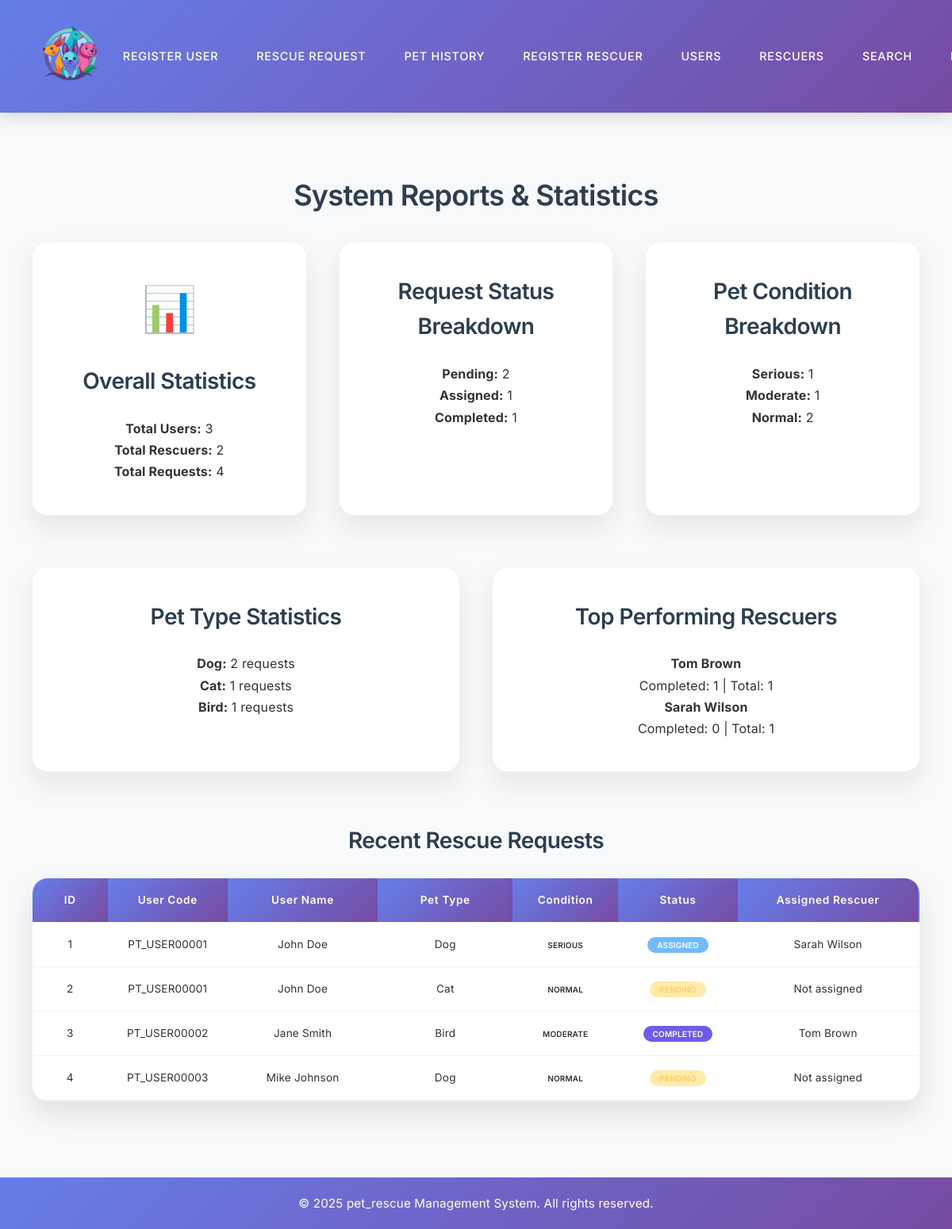
The app's page /reports.php with its own data.
### tables this page shows
CREATE TABLE rescue_requests (
    id INT AUTO_INCREMENT PRIMARY KEY,
    user_id INT NOT NULL,
    pet_type VARCHAR(50) NOT NULL,
    pet_condition ENUM('Normal', 'Moderate', 'Serious') NOT NULL,
    location VARCHAR(255) NOT NULL,
    situation_description TEXT NOT NULL,
    additional_note TEXT,
    donation_amount DECIMAL(10,2) NULL,
    status ENUM('Pending', 'Assigned', 'Approved', 'Completed') DEFAULT 'Pending',
    assigned_rescuer_id INT NULL,
    assigned_at DATETIME NULL,
    approved BOOLEAN DEFAULT FALSE,
    post_health_condition TEXT NULL,
    created_at DATETIME DEFAULT CURRENT_TIMESTAMP,
    updated_at DATETIME DEFAULT CURRENT_TIMESTAMP ON UPDATE CURRENT_TIMESTAMP,
    FOREIGN KEY (user_id) REFERENCES users(id) ON DELETE CASCADE,
    FOREIGN KEY (assigned_rescuer_id) REFERENCES rescuers(id) ON DELETE SET NULL,
    INDEX idx_user_id (user_id),
    INDEX idx_status (status),
    INDEX idx_assigned_rescuer (assigned_rescuer_id),
    INDEX idx_created_at (created_at)
);

CREATE TABLE users (
    id INT AUTO_INCREMENT PRIMARY KEY,
    user_code VARCHAR(20) UNIQUE NOT NULL,
    name VARCHAR(100) NOT NULL,
    phone VARCHAR(20) UNIQUE NOT NULL,
    created_at DATETIME DEFAULT CURRENT_TIMESTAMP,
    updated_at DATETIME DEFAULT CURRENT_TIMESTAMP ON UPDATE CURRENT_TIMESTAMP,
    INDEX idx_user_code (user_code),
    INDEX idx_phone (phone)
);

CREATE TABLE rescuers (
    id INT AUTO_INCREMENT PRIMARY KEY,
    name VARCHAR(100) NOT NULL,
    nid VARCHAR(50) NOT NULL,
    phone VARCHAR(20) NOT NULL,
    created_at DATETIME DEFAULT CURRENT_TIMESTAMP,
    updated_at DATETIME DEFAULT CURRENT_TIMESTAMP ON UPDATE CURRENT_TIMESTAMP,
    INDEX idx_nid (nid),
    INDEX idx_phone (phone)
);

### reports.php (the view, shortened to what this page needs)
<?php
try {
    $pdo = getDB();
    $stmt = $pdo->query("SELECT COUNT(*) as count FROM users");
    $totalUsers = $stmt->fetch()['count'];
    $stmt = $pdo->query("SELECT COUNT(*) as count FROM rescuers");
    $totalRescuers = $stmt->fetch()['count'];
    $stmt = $pdo->query("SELECT COUNT(*) as count FROM rescue_requests");
    $totalRequests = $stmt->fetch()['count'];
    $stmt = $pdo->query("
        SELECT status, COUNT(*) as count
        FROM rescue_requests
        GROUP BY status
        ORDER BY FIELD(status, 'Pending', 'Assigned', 'Approved', 'Completed')
    ");
    $statusStats = $stmt->fetchAll();
    $stmt = $pdo->query("
        SELECT pet_condition, COUNT(*) as count
        FROM rescue_requests
        GROUP BY pet_condition
        ORDER BY FIELD(pet_condition, 'Serious', 'Moderate', 'Normal')
    ");
    $conditionStats = $stmt->fetchAll();
    $stmt = $pdo->query("
        SELECT pet_type, COUNT(*) as count
        FROM rescue_requests
        GROUP BY pet_type
        ORDER BY count DESC
    ");
    $petTypeStats = $stmt->fetchAll();
    $stmt = $pdo->query("
        SELECT rr.*, u.user_code, u.name as user_name, r.name as rescuer_name
        FROM rescue_requests rr
        LEFT JOIN users u ON rr.user_id = u.id
        LEFT JOIN rescuers r ON rr.assigned_rescuer_id = r.id
        ORDER BY rr.created_at DESC
        LIMIT 10
    ");
    $recentRequests = $stmt->fetchAll();
    $stmt = $pdo->query("
        SELECT r.name, r.phone, COUNT(rr.id) as total_rescues,
               COUNT(CASE WHEN rr.status = 'Completed' THEN 1 END) as completed_rescues
        FROM rescuers r
        LEFT JOIN rescue_requests rr ON r.id = rr.assigned_rescuer_id
        GROUP BY r.id
        HAVING total_rescues > 0
        ORDER BY completed_rescues DESC, total_rescues DESC
        LIMIT 5
    ");
    $topRescuers = $stmt->fetchAll();
} catch (Exception $e) {
    $error_message = "Error generating reports: " . $e->getMessage();
}
include 'includes/header.php';
?>
<h2>System Reports & Statistics</h2>
<div class="info-cards">
    <div class="info-card">
        <div class="card-icon">📊</div>
        <h3>Overall Statistics</h3>
        <p><strong>Total Users:</strong> <?php echo $totalUsers; ?></p>
        <p><strong>Total Rescuers:</strong> <?php echo $totalRescuers; ?></p>
        <p><strong>Total Requests:</strong> <?php echo $totalRequests; ?></p>
    </div>
    <div class="info-card">
        <h3>Request Status Breakdown</h3>
        <?php foreach ($statusStats as $stat): ?>
            <p><strong><?php echo $stat['status']; ?>:</strong> <?php echo $stat['count']; ?></p>
        <?php endforeach; ?>
    </div>
    <div class="info-card">
        <h3>Pet Condition Breakdown</h3>
        <?php foreach ($conditionStats as $stat): ?>
            <p><strong><?php echo $stat['pet_condition']; ?>:</strong> <?php echo $stat['count']; ?></p>
        <?php endforeach; ?>
    </div>
</div>
<div class="info-cards">
    <div class="info-card">
        <h3>Pet Type Statistics</h3>
        <?php foreach ($petTypeStats as $stat): ?>
            <p><strong><?php echo $stat['pet_type']; ?>:</strong> <?php echo $stat['count']; ?> requests</p>
        <?php endforeach; ?>
    </div>
    <div class="info-card">
        <h3>Top Performing Rescuers</h3>
        <?php if (empty($topRescuers)): ?>
            <p>No rescuer assignments yet.</p>
        <?php else: ?>
            <?php foreach ($topRescuers as $rescuer): ?>
                <p><strong><?php echo htmlspecialchars($rescuer['name']); ?></strong><br>
                   Completed: <?php echo $rescuer['completed_rescues']; ?> |
                   Total: <?php echo $rescuer['total_rescues']; ?>
                </p>
            <?php endforeach; ?>
        <?php endif; ?>
    </div>
</div>
<h3>Recent Rescue Requests</h3>
<div class="table-container">
    <table class="table">
        <thead>
            <tr>
                <th>ID</th>
                <th>User Code</th>
                <th>User Name</th>
                <th>Pet Type</th>
                <th>Condition</th>
                <th>Status</th>
                <th>Assigned Rescuer</th>
                <th>Created</th>
            </tr>
        </thead>
        <tbody>
            <?php if (empty($recentRequests)): ?>
                <tr>
                    <td colspan="8" class="text-center">No requests found.</td>
                </tr>
            <?php else: ?>
                <?php foreach ($recentRequests as $request): ?>
                    <tr>
                        <td><?php echo $request['id']; ?></td>
                        <td><?php echo htmlspecialchars($request['user_code']); ?></td>
                        <td><?php echo htmlspecialchars($request['user_name']); ?></td>
                        <td><?php echo htmlspecialchars($request['pet_type']); ?></td>
                        <td>
                            <span class="status-badge status-<?php echo strtolower($request['pet_condition']); ?>">
                                <?php echo $request['pet_condition']; ?>
                            </span>
                        </td>
                        <td>
                            <span class="status-badge status-<?php echo strtolower($request['status']); ?>">
                                <?php echo $request['status']; ?>
                            </span>
                        </td>
                        <td><?php echo $request['rescuer_name'] ? htmlspecialchars($request['rescuer_name']) : 'Not assigned'; ?></td>
                        <td><?php echo date('M j, Y', strtotime($request['created_at'])); ?></td>
                    </tr>
                <?php endforeach; ?>
            <?php endif; ?>
        </tbody>
    </table>
</div>
<?php include 'includes/footer.php'; ?>

### includes/header.php (shortened to what this page needs)
<!DOCTYPE html>
<html lang="en">
<head>
    <link rel="stylesheet" href="css/styles.css">
</head>
<body>
    <header class="sticky-header">
        <nav class="nav-container">
            <div class="logo">
                <a href="index.php">
                    <img src="uploads/logo_animal.png" alt="Animal Rescue" style="height: 70px; width: auto;">
                </a>
            </div>
            <div class="nav-menu" id="nav-menu">
                <a href="register-user.php" class="nav-link">Register User</a>
                <a href="new-rescue-request.php" class="nav-link">Rescue Request</a>
                <a href="pet-history.php" class="nav-link">Pet History</a>
                <a href="register-rescuer.php" class="nav-link">Register Rescuer</a>
                <a href="users.php" class="nav-link">Users</a>
                <a href="rescuers.php" class="nav-link">Rescuers</a>
                <a href="search.php" class="nav-link">Search</a>
                <a href="reports.php" class="nav-link">Reports</a>
            </div>
        </nav>
    </header>
    <main class="main-content">

### includes/footer.php (shortened to what this page needs)
    </main>
    <footer class="footer">
        <div class="footer-content">
            <p>&copy; 2025 pet_rescue Management System. All rights reserved.</p>
        </div>
    </footer>
</body>
</html>

### css/styles.css (style rules this page uses)
* { margin: 0; padding: 0; box-sizing: border-box; }
body { font-family: 'Inter', -apple-system, BlinkMacSystemFont, 'Segoe UI', Roboto, Oxygen, Ubuntu, Cantarell, sans-serif; font-weight: 400; line-height: 1.6; color: #333; background-color: #f8f9fa; margin-top: 80px; padding-top: 90px; letter-spacing: 0.01em; }
h1, h2, h3, h4, h5, h6 { color: #2c3e50; margin-bottom: 1.5rem; font-weight: 600; letter-spacing: -0.02em; text-align: center; }
h2 { font-size: 2.25rem; font-weight: 600; margin-bottom: 1.75rem; }
h3 { font-size: 1.75rem; font-weight: 600; margin-bottom: 1.5rem; }
p, li, td, th { font-weight: 400; line-height: 1.7; }
.sticky-header { position: fixed; top: 0; left: 0; right: 0; background: linear-gradient(135deg, #667eea 0%, #764ba2 100%); box-shadow: 0 4px 20px rgba(0,0,0,0.15); z-index: 1000; padding: 0.75rem 0; }
.nav-container { display: flex; justify-content: space-between; align-items: center; padding: 1.25rem 2.5rem; max-width: 1400px; margin: 0 auto; }
.logo { display: flex; align-items: center; }
.logo img { height: 40px; width: auto; transition: all 0.3s ease; }
.nav-menu { display: flex; gap: 0.5rem; align-items: center; flex-wrap: nowrap; white-space: nowrap; }
.nav-link { color: white; text-decoration: none; padding: 0.75rem 1.25rem; border-radius: 25px; transition: all 0.3s ease; font-weight: 500; font-size: 0.9rem; text-transform: uppercase; letter-spacing: 0.05em; white-space: nowrap; }
.main-content { min-height: calc(100vh - 180px); padding: 3rem 2.5rem; max-width: 1400px; margin: 0 auto; }
.info-cards { display: grid; grid-template-columns: repeat(auto-fit, minmax(320px, 1fr)); gap: 2.5rem; margin-bottom: 4rem; }
.info-card { background: white; padding: 2.5rem; border-radius: 20px; box-shadow: 0 15px 35px rgba(0,0,0,0.08); text-align: center; transition: all 0.3s ease; border: 1px solid rgba(0,0,0,0.05); }
.card-icon { font-size: 3.5rem; margin-bottom: 1.5rem; }
.table-container { background: white; border-radius: 20px; overflow-x: auto; overflow-y: visible; box-shadow: 0 15px 35px rgba(0,0,0,0.1); margin-bottom: 3rem; border: 1px solid rgba(0,0,0,0.05); }
.table { width: 100%; min-width: 1400px; border-collapse: collapse; table-layout: fixed; }
.table th { padding: 16px 12px; text-align: center; border-bottom: 1px solid #f1f3f4; vertical-align: top; hyphens: auto; font-size: 0.85rem; }
.table td { padding: 16px 12px; text-align: center; border-bottom: 1px solid #f1f3f4; vertical-align: top; hyphens: auto; font-size: 0.85rem; }
.table th { background: linear-gradient(135deg, #667eea 0%, #764ba2 100%); color: white; font-weight: 600; font-size: 0.85rem; text-transform: capitalize; letter-spacing: 0.05em; text-align: center; position: sticky; top: 0; z-index: 10; padding: 16px 12px; min-width: fit-content; }
.table tbody tr { transition: all 0.2s ease; }
.table td:nth-child(7), .table td:nth-child(8), .table td:nth-child(11) { white-space: normal; max-width: 200px; word-wrap: break-word; }
.table th:nth-child(1), .table td:nth-child(1) { width: 5%; }
.table th:nth-child(2), .table td:nth-child(2) { width: 8%; }
.table th:nth-child(3), .table td:nth-child(3) { width: 10%; }
.table th:nth-child(4), .table td:nth-child(4) { width: 9%; }
.table th:nth-child(5), .table td:nth-child(5) { width: 7%; }
.table th:nth-child(6), .table td:nth-child(6) { width: 8%; }
.table th:nth-child(7), .table td:nth-child(7) { width: 12%; }
.table th:nth-child(8), .table td:nth-child(8) { width: 15%; }
.status-badge { padding: 4px 12px; border-radius: 20px; font-size: 10px; font-weight: 600; text-transform: uppercase; }
.status-pending { background-color: #ffeaa7; color: #fdcb6e; }
.status-assigned { background-color: #74b9ff; color: white; }
.status-completed { background-color: #6c5ce7; color: white; }
.footer { background: linear-gradient(135deg, #667eea 0%, #764ba2 100%); color: white; padding: 1.2rem 0; margin-top: auto; }
.footer-content { max-width: 1400px; margin: 0 auto; padding: 0 2.5rem; display: flex; justify-content: center; align-items: center; text-align: center; }
.footer-content p { margin: 0; font-size: 0.95rem; text-align: center; }

### records on screen
rescue_requests: id "1", user.user_code "PT_USER00001", user.name "John Doe", pet_type "Dog", pet_condition "SERIOUS", status "ASSIGNED", assigned_rescuer.name "Sarah Wilson"
rescue_requests: id "2", user.user_code "PT_USER00001", user.name "John Doe", pet_type "Cat", pet_condition "NORMAL", status "PENDING", shows "Not assigned"
rescue_requests: id "3", user.user_code "PT_USER00002", user.name "Jane Smith", pet_type "Bird", pet_condition "MODERATE", status "COMPLETED", assigned_rescuer.name "Tom Brown"
rescue_requests: id "4", user.user_code "PT_USER00003", user.name "Mike Johnson", pet_type "Dog", pet_condition "NORMAL", status "PENDING", shows "Not assigned"

### other values on screen
$totalUsers "3"
$totalRescuers "2"
$totalRequests "4"
$stat['status'] "Pending"
$stat['count'] "2"
$stat['status'] "Assigned"
$stat['count'] "1"
$stat['status'] "Completed"
$stat['pet_condition'] "Serious"
$stat['pet_condition'] "Moderate"
$stat['pet_condition'] "Normal"
$stat['pet_type'] "Dog"
$stat['pet_type'] "Cat"
$stat['pet_type'] "Bird"
$rescuer['name'] "Tom Brown"
